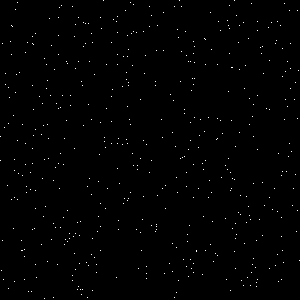
Frame 1 (no input)
Frame 60 (the mouse pressed at the canvas centre just before this capture): identical to frame 1, image omitted
Frame 120 (the mouse held since frame 60 and released just before this capture): identical to frame 1, image omitted

The Processing sketch that drew this single still picture (run headless with seeded random() and noise(); from frame 60 on, the mouse is pressed at the canvas centre):

// Processing sketch: Fluidv2
// ── Fluidv2.pde
WBuffer b;

int ballNum = 500;

Ball[] balls;

void setup() {
  size(300, 300);
  b = new WBuffer(width, height);
  balls = new Ball[ballNum];
  for(int a = 0; a < balls.length; a++) {
    balls[a] = new Ball(random(width), random(height), b);
  }
  /*  balls = new Ball[width*height];
   for(int a = 0; a < width; a++) {
   for(int b = 0; b < height; b++) {
   balls[a*width+b] = new Ball(a, b, this.b);
   }
   }*/
}

void draw() {
//    background(color(96, 25));
  if(mousePressed) {
    if(mouseButton == LEFT & (pmouseX != mouseX | pmouseY != mouseY)) {
      float r = atan2(pmouseY-mouseY, pmouseX-mouseX);
      float sinval = -sin(r)*2;
      float cosval = -cos(r)*2;
      for(int a = -15; a <= 15; a++) {
        for(int b = -15; b <= 15; b++) {
          if(sqrt(a*a+b*b)<=15)
            this.b.buffAt(mouseX+a, mouseY+b).addTo(cosval, sinval);
        }
      }
    }
    else if(mouseButton == RIGHT){
      b.setBlock(0, 0, b.getW(), b.getH(), 0, 0);
    }
    else if(mouseButton == CENTER) {
      for(int a = 0; a < balls.length; a++) {
        balls[a].x = random(width);
        balls[a].y = random(height);     
      }
    }
  }
  b.run();
  b.update();
  b.show();
  for(int a = 0; a < balls.length; a++)
    balls[a].runAndShow();
}


float wrap(float a, float low, float high) {
  if(low < high) {
    while(a < low) a += (high-low);
    while(a > high) a -= (high-low);
  }
  return a;
}

int wrap(int a, int low, int high) {
  if(low < high) {
    while(a < low) a += (high-low);
    while(a > high) a -= (high-low);
  }
  return a;
}

class Ball {
  float x;
  float y;
  float dx;
  float dy;
  UBuffer temp;
  WBuffer world;

  Ball(float x, float y, WBuffer world) {
    this.x = x;
    this.y = y;
    this.world = world;
    dx = 0;
    dy = 0;
  }

  void runAndShow() {
    run();
    show();
  }

  void run() {
    temp = world.buffAt(x, y);
    dx = (dx+temp.dx)/2;
    dy = (dy+temp.dy)/2;
    temp.addTo(dx, dy);
    x = wrap(x+dx, 0, width-1);
    y = wrap(y+dy, 0, height-1);
  }

  void show() {
    set(round(x), round(y), color(255));
  }  
}

class UBuffer {
  final int x;
  final int y;
  float dx;
  float dy;
  float nx;
  float ny;
  float tx;
  float ty;
  WBuffer world;
  int s;
  int t;
  UBuffer temp;

  UBuffer(int x, int y, WBuffer world) {
    this.x = x;
    this.y = y;
    this.world = world;
  }

  void setTo(float dx, float dy) {
    this.dx = dx;
    this.dy = dy;
  }

  void addTo(float dx, float dy) {
    this.dx += dx;
    this.dy += dy;
  }

  void run() {
    nx = 0;
    ny = 0;
    for(s = -1; s < 2; s++) {
      for(t = -1; t < 2; t++) {
        temp = world.buffAt(x+s, y+t);
        nx += temp.dx;
        ny += temp.dy;
      }
    }
    nx /= 9;
    ny /= 9;
    tx += nx;
    ty += ny;
  }

  void update() {
    setTo(tx*.9925, ty*.9925);
    tx = 0;
    ty = 0;
  }
}

class WBuffer {
  UBuffer[][] data;
  final int w;
  final int h;
  int a;
  int b;
  UBuffer temp;

  WBuffer(int w, int h) {
    this.w = w;
    this.h = h;
    data = new UBuffer[w][h];
    for(a = 0; a < w; a++) {
      for(b = 0; b < h; b++) {
        data[a][b] = new UBuffer(a, b, this);
      }
    }
  }

  UBuffer buffAt(int x, int y) {
    //    println(x+", "+y+":::"+w+", "+h);
    return data[wrap(x, 0, w-1)][wrap(y, 0, h-1)];
  }

  UBuffer buffAt(float x, float y) {
    //    prfloatln(x+", "+y+":::"+w+", "+h);
    return data[round(wrap(x, 0, w-1))][round(wrap(y, 0, h-1))];
  }

  void run() {
    for(a = 0; a < w; a++) {
      for(b = 0; b < h; b++) {
        buffAt(a, b).run();
      }
    }
  }

  void update() {
    for(a = 0; a < w; a++) {
      for(b = 0; b < h; b++) {
        buffAt(a, b).update();
      }
    }
  }

  void setBlock(int x, int y, int h, int w, float dx, float dy) {
    for(a = 0; a < w; a++) {
      for(b = 0; b < h; b++) {
        buffAt(x+a, y+b).setTo(dx, dy);
      }
    }  
  }

  int getW() {
    return w;
  }

  int getH() {
    return h;
  }

  void show() {
    loadPixels();
    for(a = 0; a < w; a++) {
      for(b = 0; b < h; b++) {
        temp = buffAt(a, b);
        pixels[b*width+a] = color((abs(temp.dx)+abs(temp.dy))*10%255);
      }
    }
    updatePixels();
  }
}
